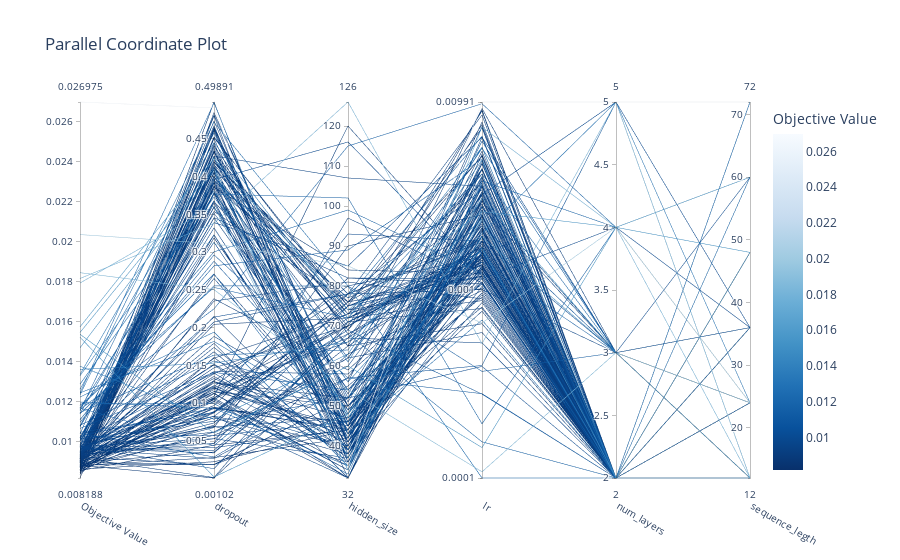

The code cell stored with this chart in its notebook:
### Code cell
optuna.visualization.plot_parallel_coordinate(study)

### Figure 1 — Plotly figure (JSON) as saved in the notebook; plotly's stock layout.template omitted (floating-point values rounded to 4 significant figures; data arrays with more than 128 entries replaced by an {"elided": "..."} marker saying what was removed)
{"data": [{"dimensions": [{"label": "Objective Value", "range": [0.008188, 0.02697], "values": {"elided": "200 float values"}}, {"label": "dropout", "range": [0.001024, 0.4989], "values": {"elided": "200 float values"}}, {"label": "hidden_size", "range": [32, 126], "values": {"elided": "200 int values"}}, {"label": "lr", "range": [-4.0, -2.004], "ticktext": ["0.0001", "0.001", "0.00991"], "tickvals": [-4.0, -3, -2.004], "values": {"elided": "200 float values"}}, {"label": "num_layers", "range": [2, 5], "values": {"elided": "200 int values"}}, {"label": "sequence_legth", "range": [12, 72], "values": {"elided": "200 int values"}}], "labelangle": 30, "labelside": "bottom", "line": {"color": {"elided": "200 float values"}, "colorbar": {"title": {"text": "Objective Value"}}, "colorscale": [[0, "rgb(247,251,255)"], [0.125, "rgb(222,235,247)"], [0.25, "rgb(198,219,239)"], [0.375, "rgb(158,202,225)"], [0.5, "rgb(107,174,214)"], [0.625, "rgb(66,146,198)"], [0.75, "rgb(33,113,181)"], [0.875, "rgb(8,81,156)"], [1, "rgb(8,48,107)"]], "reversescale": true, "showscale": true}, "type": "parcoords"}], "layout": {"title": {"text": "Parallel Coordinate Plot"}}}
